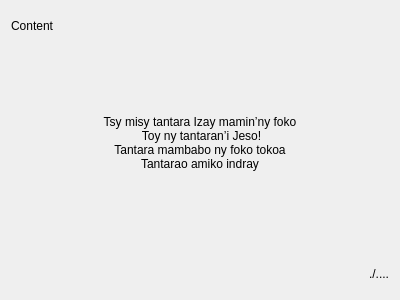
<?xml version="1.0" encoding="UTF-8"?>
<ui version="4.0">
 <class>Form</class>
 <widget class="QWidget" name="Form">
  <property name="geometry">
   <rect>
    <x>0</x>
    <y>0</y>
    <width>400</width>
    <height>300</height>
   </rect>
  </property>
  <property name="windowTitle">
   <string>Form</string>
  </property>
  <layout class="QVBoxLayout" name="verticalLayout">
   <item>
    <widget class="QLabel" name="label">
     <property name="maximumSize">
      <size>
       <width>16777215</width>
       <height>30</height>
      </size>
     </property>
     <property name="text">
      <string>Content</string>
     </property>
    </widget>
   </item>
   <item>
    <widget class="QLabel" name="label_2">
     <property name="text">
      <string>Tsy misy tantara Izay mamin’ny foko 
 Toy ny tantaran’i Jeso! 
Tantara mambabo ny foko tokoa 
Tantarao amiko indray
</string>
     </property>
     <property name="alignment">
      <set>Qt::AlignCenter</set>
     </property>
    </widget>
   </item>
   <item>
    <widget class="QLabel" name="label_3">
     <property name="maximumSize">
      <size>
       <width>16777215</width>
       <height>30</height>
      </size>
     </property>
     <property name="text">
      <string>./....</string>
     </property>
     <property name="alignment">
      <set>Qt::AlignRight|Qt::AlignTrailing|Qt::AlignVCenter</set>
     </property>
    </widget>
   </item>
  </layout>
 </widget>
 <resources/>
 <connections/>
</ui>
